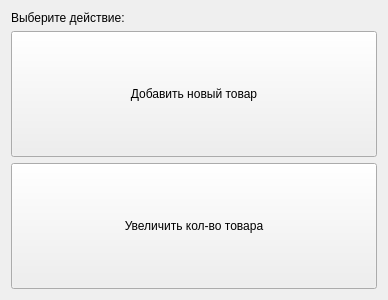
<?xml version="1.0" encoding="UTF-8"?>
<ui version="4.0">
 <class>Form</class>
 <widget class="QWidget" name="Form">
  <property name="geometry">
   <rect>
    <x>0</x>
    <y>0</y>
    <width>388</width>
    <height>300</height>
   </rect>
  </property>
  <property name="sizePolicy">
   <sizepolicy hsizetype="Preferred" vsizetype="Preferred">
    <horstretch>0</horstretch>
    <verstretch>0</verstretch>
   </sizepolicy>
  </property>
  <property name="windowTitle">
   <string>Выбор-Р</string>
  </property>
  <layout class="QVBoxLayout" name="verticalLayout">
   <item>
    <widget class="QLabel" name="l">
     <property name="sizePolicy">
      <sizepolicy hsizetype="Minimum" vsizetype="Maximum">
       <horstretch>0</horstretch>
       <verstretch>0</verstretch>
      </sizepolicy>
     </property>
     <property name="text">
      <string>Выберите действие:</string>
     </property>
    </widget>
   </item>
   <item>
    <widget class="QPushButton" name="pushButton">
     <property name="sizePolicy">
      <sizepolicy hsizetype="Minimum" vsizetype="Minimum">
       <horstretch>0</horstretch>
       <verstretch>0</verstretch>
      </sizepolicy>
     </property>
     <property name="text">
      <string>Добавить новый товар</string>
     </property>
    </widget>
   </item>
   <item>
    <widget class="QPushButton" name="pushButton2">
     <property name="sizePolicy">
      <sizepolicy hsizetype="Minimum" vsizetype="Minimum">
       <horstretch>0</horstretch>
       <verstretch>0</verstretch>
      </sizepolicy>
     </property>
     <property name="text">
      <string>Увеличить кол-во товара</string>
     </property>
    </widget>
   </item>
  </layout>
 </widget>
 <resources/>
 <connections/>
</ui>
